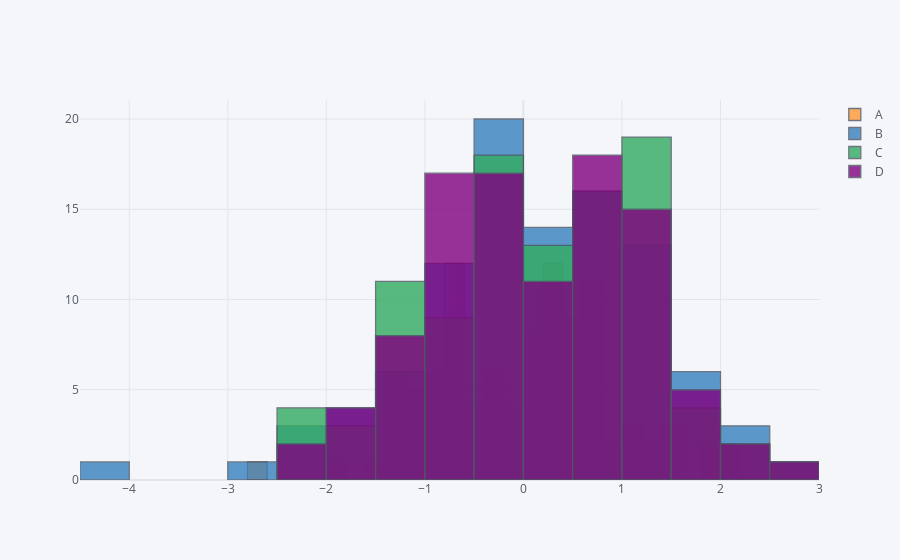

This figure's notebook cell:
### Code cell
#pass the whole dataframe
df.iplot(kind='hist', bins=25)
